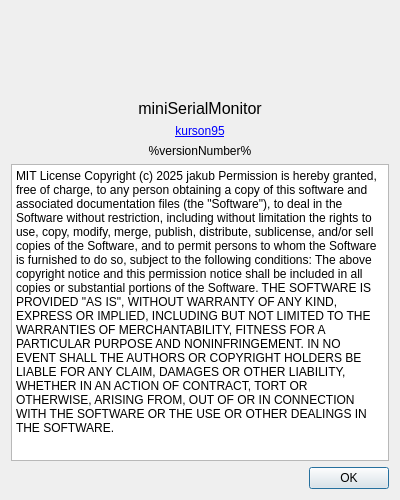
<?xml version="1.0" encoding="UTF-8"?>
<ui version="4.0">
 <class>AboutDialog</class>
 <widget class="QDialog" name="AboutDialog">
  <property name="geometry">
   <rect>
    <x>0</x>
    <y>0</y>
    <width>400</width>
    <height>500</height>
   </rect>
  </property>
  <property name="sizePolicy">
   <sizepolicy hsizetype="Fixed" vsizetype="Fixed">
    <horstretch>0</horstretch>
    <verstretch>0</verstretch>
   </sizepolicy>
  </property>
  <property name="minimumSize">
   <size>
    <width>400</width>
    <height>500</height>
   </size>
  </property>
  <property name="maximumSize">
   <size>
    <width>400</width>
    <height>500</height>
   </size>
  </property>
  <property name="windowTitle">
   <string>Dialog</string>
  </property>
  <layout class="QVBoxLayout" name="verticalLayout">
   <item>
    <widget class="QFrame" name="frame">
     <property name="frameShape">
      <enum>QFrame::Shape::NoFrame</enum>
     </property>
     <property name="frameShadow">
      <enum>QFrame::Shadow::Raised</enum>
     </property>
     <layout class="QGridLayout" name="gridLayout">
      <item row="0" column="0">
       <widget class="QLabel" name="logo">
        <property name="enabled">
         <bool>true</bool>
        </property>
        <property name="sizePolicy">
         <sizepolicy hsizetype="Fixed" vsizetype="Fixed">
          <horstretch>0</horstretch>
          <verstretch>0</verstretch>
         </sizepolicy>
        </property>
        <property name="minimumSize">
         <size>
          <width>64</width>
          <height>64</height>
         </size>
        </property>
        <property name="maximumSize">
         <size>
          <width>128</width>
          <height>128</height>
         </size>
        </property>
        <property name="sizeIncrement">
         <size>
          <width>64</width>
          <height>64</height>
         </size>
        </property>
        <property name="baseSize">
         <size>
          <width>64</width>
          <height>64</height>
         </size>
        </property>
        <property name="contextMenuPolicy">
         <enum>Qt::ContextMenuPolicy::NoContextMenu</enum>
        </property>
        <property name="layoutDirection">
         <enum>Qt::LayoutDirection::LeftToRight</enum>
        </property>
        <property name="text">
         <string/>
        </property>
        <property name="textFormat">
         <enum>Qt::TextFormat::AutoText</enum>
        </property>
        <property name="pixmap">
         <pixmap resource="build/Desktop-Release/.qt/rcc/resources.qrc">:/icon.png</pixmap>
        </property>
        <property name="scaledContents">
         <bool>true</bool>
        </property>
        <property name="alignment">
         <set>Qt::AlignmentFlag::AlignCenter</set>
        </property>
        <property name="wordWrap">
         <bool>false</bool>
        </property>
        <property name="margin">
         <number>5</number>
        </property>
        <property name="indent">
         <number>0</number>
        </property>
        <property name="openExternalLinks">
         <bool>false</bool>
        </property>
       </widget>
      </item>
     </layout>
    </widget>
   </item>
   <item>
    <widget class="QLabel" name="appname">
     <property name="font">
      <font>
       <pointsize>12</pointsize>
      </font>
     </property>
     <property name="text">
      <string>miniSerialMonitor</string>
     </property>
     <property name="alignment">
      <set>Qt::AlignmentFlag::AlignCenter</set>
     </property>
    </widget>
   </item>
   <item>
    <widget class="QLabel" name="author">
     <property name="text">
      <string>&lt;a href=&quot;https://github.com/kurson95/miniSerialMonitor&quot;&gt;kurson95&lt;/a&gt;</string>
     </property>
     <property name="alignment">
      <set>Qt::AlignmentFlag::AlignCenter</set>
     </property>
     <property name="openExternalLinks">
      <bool>true</bool>
     </property>
    </widget>
   </item>
   <item>
    <widget class="QLabel" name="ver">
     <property name="text">
      <string>%versionNumber%</string>
     </property>
     <property name="alignment">
      <set>Qt::AlignmentFlag::AlignCenter</set>
     </property>
    </widget>
   </item>
   <item>
    <widget class="QTextBrowser" name="license">
     <property name="html">
      <string>&lt;!DOCTYPE HTML PUBLIC &quot;-//W3C//DTD HTML 4.0//EN&quot; &quot;http://www.w3.org/TR/REC-html40/strict.dtd&quot;&gt;
&lt;html&gt;&lt;head&gt;&lt;meta name=&quot;qrichtext&quot; content=&quot;1&quot; /&gt;&lt;meta charset=&quot;utf-8&quot; /&gt;&lt;style type=&quot;text/css&quot;&gt;
p, li { white-space: pre-wrap; }
hr { height: 1px; border-width: 0; }
li.unchecked::marker { content: &quot;\2610&quot;; }
li.checked::marker { content: &quot;\2612&quot;; }
&lt;/style&gt;&lt;/head&gt;&lt;body style=&quot; font-family:'Sans Serif'; font-size:9pt; font-weight:400; font-style:normal;&quot;&gt;
&lt;p style=&quot; margin-top:0px; margin-bottom:0px; margin-left:0px; margin-right:0px; -qt-block-indent:0; text-indent:0px;&quot;&gt;MIT License Copyright (c) 2025 jakub Permission is hereby granted, free of charge, to any person obtaining a copy of this software and associated documentation files (the &amp;quot;Software&amp;quot;), to deal in the Software without restriction, including without limitation the rights to use, copy, modify, merge, publish, distribute, sublicense, and/or sell copies of the Software, and to permit persons to whom the Software is furnished to do so, subject to the following conditions: The above copyright notice and this permission notice shall be included in all copies or substantial portions of the Software. THE SOFTWARE IS PROVIDED &amp;quot;AS IS&amp;quot;, WITHOUT WARRANTY OF ANY KIND, EXPRESS OR IMPLIED, INCLUDING BUT NOT LIMITED TO THE WARRANTIES OF MERCHANTABILITY, FITNESS FOR A PARTICULAR PURPOSE AND NONINFRINGEMENT. IN NO EVENT SHALL THE AUTHORS OR COPYRIGHT HOLDERS BE LIABLE FOR ANY CLAIM, DAMAGES OR OTHER LIABILITY, WHETHER IN AN ACTION OF CONTRACT, TORT OR OTHERWISE, ARISING FROM, OUT OF OR IN CONNECTION WITH THE SOFTWARE OR THE USE OR OTHER DEALINGS IN THE SOFTWARE. &lt;/p&gt;&lt;/body&gt;&lt;/html&gt;</string>
     </property>
     <property name="source">
      <url>
       <string>qrc:/LICENSE</string>
      </url>
     </property>
     <property name="openExternalLinks">
      <bool>true</bool>
     </property>
    </widget>
   </item>
   <item>
    <widget class="QDialogButtonBox" name="buttonBox">
     <property name="orientation">
      <enum>Qt::Orientation::Horizontal</enum>
     </property>
     <property name="standardButtons">
      <set>QDialogButtonBox::StandardButton::Ok</set>
     </property>
    </widget>
   </item>
  </layout>
 </widget>
 <resources>
  <include location="build/Desktop-Release/.qt/rcc/resources.qrc"/>
 </resources>
 <connections>
  <connection>
   <sender>buttonBox</sender>
   <signal>accepted()</signal>
   <receiver>AboutDialog</receiver>
   <slot>accept()</slot>
   <hints>
    <hint type="sourcelabel">
     <x>248</x>
     <y>254</y>
    </hint>
    <hint type="destinationlabel">
     <x>157</x>
     <y>274</y>
    </hint>
   </hints>
  </connection>
  <connection>
   <sender>buttonBox</sender>
   <signal>rejected()</signal>
   <receiver>AboutDialog</receiver>
   <slot>reject()</slot>
   <hints>
    <hint type="sourcelabel">
     <x>316</x>
     <y>260</y>
    </hint>
    <hint type="destinationlabel">
     <x>286</x>
     <y>274</y>
    </hint>
   </hints>
  </connection>
 </connections>
</ui>
